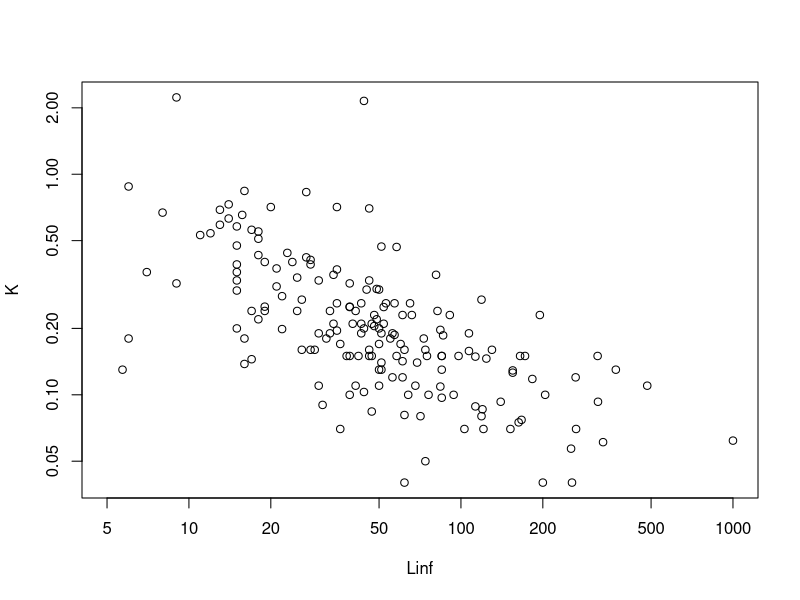
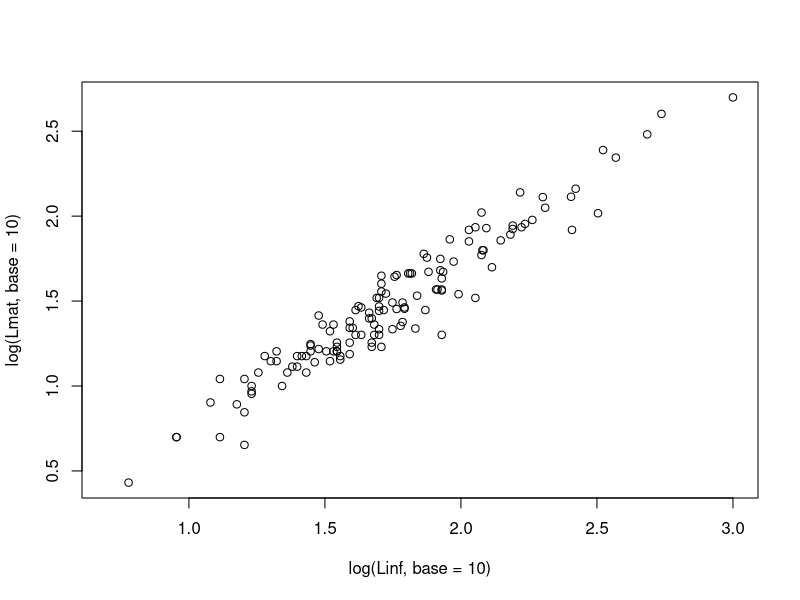
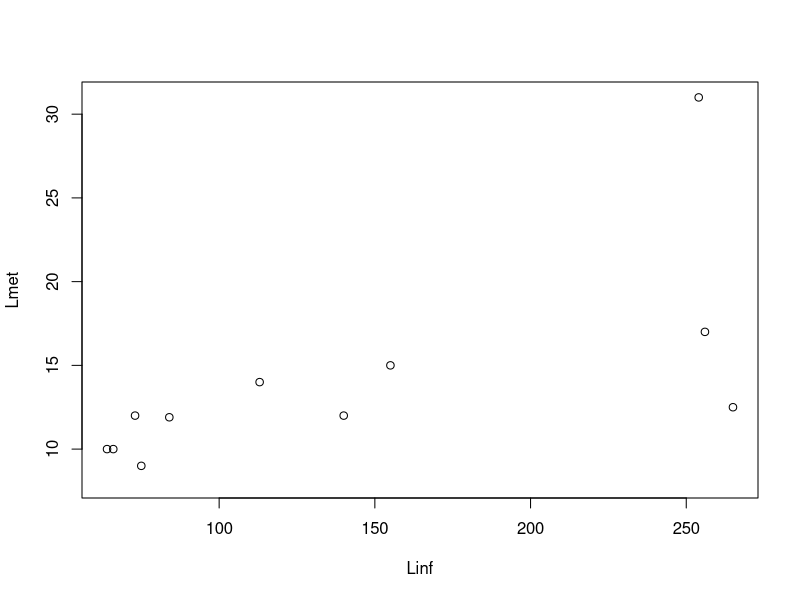
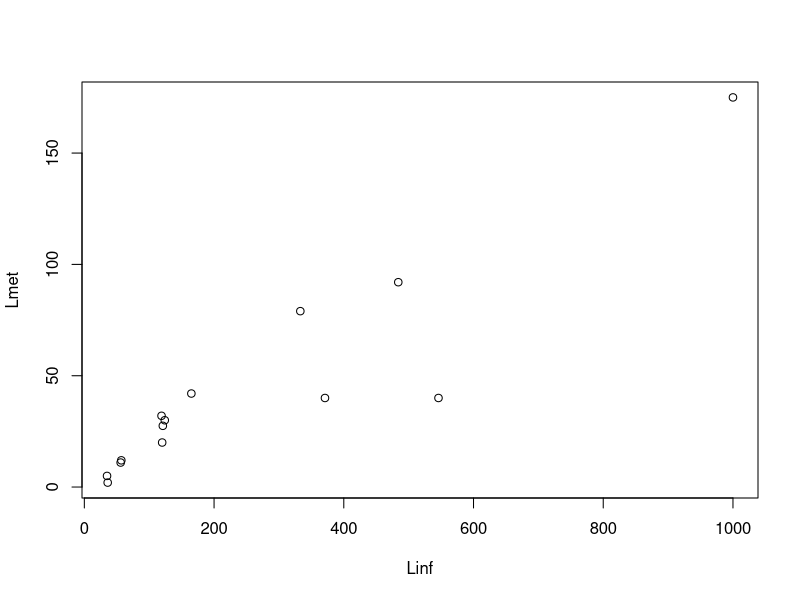

R code for these plots, in order: (Note: a time limit stopped this script after it produced the figures.)
#############################################################
#### Model code for estimating species sensitivity to fishing
#### Developed with Anna Rindorf and Henrik Gislason
#### Paper: Are fish sensitive to trawling recovering in the Northeast Atlantic?
#### Coding: Aurore Maureaud
#############################################################

Sys.setenv(LANG = "en")

# Libraries
library(readr)
library(readxl)


# Exploitation effiency per group
#################################
EE <- read_excel("data/Walker_catchability.xlsx")
EE$max <- apply(EE[,2:8], 1, FUN=max)
EE$eff1 <- EE$eff2 <- EE$eff3 <- EE$eff4 <- EE$eff5 <- EE$eff6 <- EE$eff7 <- NA

EE$eff1 <- EE$G1/EE$max
EE$eff2 <- EE$G2/EE$max
EE$eff3 <- EE$G3/EE$max
EE$eff4 <- EE$G4/EE$max
EE$eff5 <- EE$G5/EE$max
EE$eff6 <- EE$G6/EE$max
EE$eff7 <- EE$G7/EE$max
EE[1:2,10:16] <- 0


# Parameters/traits collected or re-estimated
#############################################

# Load trait data
trait <- read_excel("data/Traits.xlsx")
trait$Fsensi <- NA

# lmax maximum observed length
# linf infinity length
# K growth coefficient
# lmat length at maturity
# lmet length at birth/metamorphosis
# repro reproduction type
# explo explotation pattern from Walkter t al., 2017, code from 1-7
#1	Predominatly buried in sediment
#2	on or near sebed - anguilliform of fusiform
#3	predominatly on seabed - flat
#4	predominatly close to seabed, but not on it
#5	midwater species with some seabed association
#6	pelagic
#7	lumpiform


###############################
#### Set up trait relationships
###############################
# Model to estimate K from Linf
plot(K~Linf, data=trait, log='xy')
lmK <- lm(log(K, base=10)~log(Linf, base=10), data=trait)

# Model to estimate Lmat from Linf
plot(log(Lmat, base=10)~log(Linf, base=10), data=trait)
lmLmat <- lm(log(Lmat, base=10)~log(Linf, base=10), data=trait)

# Model to estimate Lmet from Linf for oviparous spp.
trait.ovi <- subset(trait, Taxonomy=='Oviparous' & Lmet>2)
plot(Lmet ~ Linf, data=trait.ovi)
lmLmet.ovi <- lm(Lmet ~ Linf, data=trait.ovi)

# Model to estimate Lmet from Linf for Ovoviparous and viviparous spp.
trait.vivi <- subset(trait, Taxonomy %in% c('Viviparous','Ovoviparous'))
plot(Lmet ~ Linf, data=trait.vivi)
lmLmet.vivi <- lm(Lmet ~ Linf, data=trait.vivi)


##########################
#### Get Sensi for all spp
##########################

for(s in 1:nrow(trait)){

# select a spp
spp <- trait$Species[s]
print(paste(s,spp,sep=' '))

# Assign traits
lmax <- trait$Lmax[s]
linf <- trait$Linf[s]
K <- trait$K[s]
lmat <- trait$Lmat[s]
lmet <- trait$Lmet[s]
explo <- as.numeric(as.vector(trait[s,7]))
repro <- trait$Taxonomy[s]


# Estimation of missing traits
##############################
if (is.na(linf)){linf <- 10^(0.044+0.9841*log(lmax, base=10))}
# equation from Froese, R. and Binohlan, C., 2000. Journal of fish biology, 56(4), pp.758-773.

if (is.na(K)){K <- 10^(lmK$coefficients[1])*linf^(lmK$coefficients[2])}
# from the present study

if (is.na(lmat)){lmat <- 10^(lmLmat$coefficients[1])*linf^(lmLmat$coefficients[2])}
# from the present study

if (is.na(lmet)){
  if(repro == 'Oviparous'){lmet <- round(exp(-0.2639+0.6009*log(linf)))} # NB round on R transforms 2.5 in 2, but 2.5 --> 3 in EXCEL
  if(repro == 'Ovoviviparous' | repro == 'Viviparous'){lmet <- round(exp(-0.6164+0.7977*log(linf)))}
}
# from the present study


# Simulations
#############
sensi <- 99
f.factor=-0.01
fishSensi <- data.frame(matrix(nrow=2001, ncol=2))
names(fishSensi) <- c('f.factor','fish.sensi')
k <- 0

# while loop to find when fishSensi==0.25
while(sensi>0.25 & k<2001){
  f.factor <- f.factor + 0.01
  k <- k + 1
  fishSensi$f.factor[k] <- f.factor
  
l <- c(lmet:1001)
sim <- data.frame(l)

# Assign the exploitation pattern
sim$expl <- NA
if(explo==1){sim$expl <- as.numeric(as.vector(EE$G1[(lmet+1):nrow(EE)]))}
if(explo==2){sim$expl <- as.numeric(as.vector(EE$G2[(lmet+1):nrow(EE)]))}
if(explo==3){sim$expl <- as.numeric(as.vector(EE$G3[(lmet+1):nrow(EE)]))}
if(explo==4){sim$expl <- as.numeric(as.vector(EE$G4[(lmet+1):nrow(EE)]))}
if(explo==5){sim$expl <- as.numeric(as.vector(EE$G5[(lmet+1):nrow(EE)]))}
if(explo==6){sim$expl <- as.numeric(as.vector(EE$G6[(lmet+1):nrow(EE)]))}
if(explo==7){sim$expl <- as.numeric(as.vector(EE$G7[(lmet+1):nrow(EE)]))}

for(i in 1:nrow(sim)){
  if(sim$expl[i]<=0){sim$expl[i] <- 1}
}

# Fishing mortality
for (i in 1:nrow(sim)){
  if(sim$l[i]<linf+0.001){sim$Fi[i] <- f.factor*sim$expl[i]}
  else{sim$Fi[i] <- 0}
}

# Natural mortality
sim$M <- K*((sim$l+0.5)/linf)^(-1.5)

# Individuals
sim$N[1] <- 1000000000 
for (i in 2:nrow(sim)){
  if(round(sim$l[i]+0.5)<linf) 
  {sim$N[i] <- sim$N[i-1]*((linf-sim$l[i])/(linf-sim$l[i-1]))^((sim$Fi[i-1]+sim$M[i-1])/K)}
  else{sim$N[i] <- 0}
}

# Nav
sim$Nav <- NA
for (i in 1:nrow(sim)){
  if(sim$l[i]<linf){sim$Nav[i] <- (sim$N[i]-sim$N[i+1])/(sim$Fi[i]+sim$M[i])}
  else{sim$Nav[i] <- 0}
}

# Prop mature
lmatoverlinf <- lmat/linf
s1 <- lmatoverlinf*linf*log(3)/((1.2*lmatoverlinf-lmatoverlinf)*linf)
s2 <- s1/(lmatoverlinf*linf)
  
for (i in 1:nrow(sim)){
  if(i==1){
    if(1/(1+exp(s1-s2*(sim$l[i]+0.5)))<0.1){sim$propM[i] <- 0}
    else{sim$propM[i] <- s1}
  }
  if(i>1){
    if(1/(1+exp(s1-s2*(sim$l[i]+0.5)))<0.1){sim$propM[i] <- 0}
    else{sim$propM[i] <- 1/(1+exp(s1-s2*(sim$l[i]+0.5)))}
  }
}

# SSB
for (i in 1:nrow(sim)){
  if(sim$l[i]<linf & (sim$l[i+1]>linf | sim$propM[i]>0)){sim$SSB[i] <- sim$propM[i]*sim$Nav[i]*0.01*(sim$l[i]+0.5)^3*1}
  else{sim$SSB[i] <- 0}
}


# Age & days
for (i in 1:nrow(sim)){
  if(sim$l[i]<linf){sim$age[i] <- (1/K)*log((linf-lmet)/(linf-sim$l[i]))}
  else{sim$age[i] <- 0}
  
  sim$days[i] <- sim$age[i]*365
}

# N1 & spawners
sim$N1[1] <- NA
for(i in 2:nrow(sim)){
  # Get N1
  if(sim$days[i-1]<365){
    if(sim$days[i]>365){sim$N1[i] <- sim$N[i]}
    else{sim$N1[i] <- 0}
  }
  else{sim$N1[i] <- 0}
  
  # Get spawners
  if(sim$l[i]>lmat+0.001){sim$S[i] <- sim$Nav[i]}
  else{sim$S[i] <- 0}
}


# Get species sensitivity
#########################
totSSB <- sum(sim$SSB)
SSBoverR <- totSSB/sim$N[1]
N1overSSB <- sum(sim$N1)*1000/totSSB
N1overSpawners <- sum(sim$N1)/sum(sim$S)

if(f.factor==0){SSBoverR0 <- SSBoverR}
fishSensi$fish.sensi[k] <- SSBoverR/SSBoverR0
sensi <- SSBoverR/SSBoverR0

}


fishSensi <- subset(fishSensi, !is.na(f.factor) & fish.sensi>0.25)
trait$Fsensi[s] <- fishSensi$f.factor[nrow(fishSensi)]
}

write.csv(trait, 'results/Sensi.csv')
